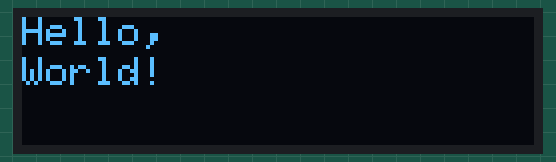
Bench run of a sketch on a simulated Arduino Uno, built with avr-gcc and run on an emulated ATmega328P. Shown: 128×32 one-colour display.

Above: at 0.1 s.

The sketch:

testingOLED.ino
```cpp
#include <Wire.h>
#include <Adafruit_GFX.h>
#include <Adafruit_SSD1306.h>

// Define the OLED display object
Adafruit_SSD1306 display(128, 32, &Wire, -1);

void setup() {
  // Initialize the OLED display
  display.begin(SSD1306_SWITCHCAPVCC, 0x3C);
  display.clearDisplay();
  display.display();
}

void loop() {
  // Clear the display
  display.clearDisplay();

  // Set the text size and color
  display.setTextSize(1);
  display.setTextColor(SSD1306_WHITE);

  // Display "Hello, World!" at the top left corner of the display
  display.setCursor(0, 0);
  display.println("Hello,");
  display.setCursor(0, 10);
  display.println("World!");

  // Update the display
  display.display();

  // Wait for 1 second before displaying the text again
  delay(1000);
}
```
